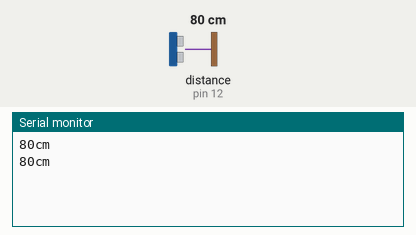
Bench run of a sketch on a simulated Arduino Uno, built with avr-gcc and run on an emulated ATmega328P. On the bench: the last lines printed to the serial monitor. The inputs (shaded band) are chosen by the test bench; at power-on: distance to the obstacle (sensor on pin 12) 80 cm. The echo pulse lasts 58.3 µs per cm.

Above: at 1.8 s.
1.9 s: distance to the obstacle (sensor on pin 12) set to 2 cm
At 2.6 s:
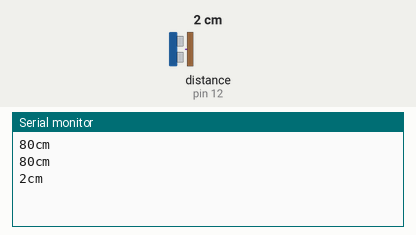
3.4 s: distance to the obstacle (sensor on pin 12) set to 4 cm
At 4.9 s:
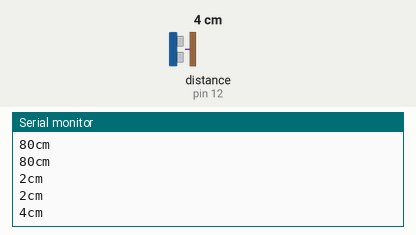
Timing chart, 0 to 6.4 s (numbered marks = the images above; inputs shaded):
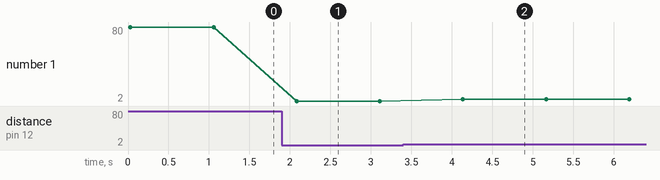

The sketch:

Ultrasonic.ino
```cpp
#include <SR04.h> // Import the SR04 library

int trigPin = 12; // Trigger pin on the arduino
int echoPin = 11; // Echo pin on the arduino
long distance; // Variable for the distance detected

SR04 sensor = SR04(echoPin,trigPin); // Create a SR04 (ultrasonic sensor) object

void setup() {
  // put your setup code here, to run once:
  Serial.begin(9600); // Open a connection to the serial monitor
}

void loop() {
  // put your main code here, to run repeatedly:
  distance = sensor.Distance(); // Detect the distance
  Serial.print(distance); // Print the distance to the serial monitor (without going to a newline after)
  Serial.println("cm"); // Print cm after the distance and then go to a new line
  delay(1000); // Delay by one second between measurements
}
```

Measured:
- after the input at 1.9 s, the serial monitor: prints a new line after 0.19 s (image 1)
- after the input at 3.4 s, the serial monitor: prints a new line after 0.74 s (image 2)
- plotted number 1: 80 → 2 after the input at 1.9 s, 2 → 4 after the input at 3.4 s
